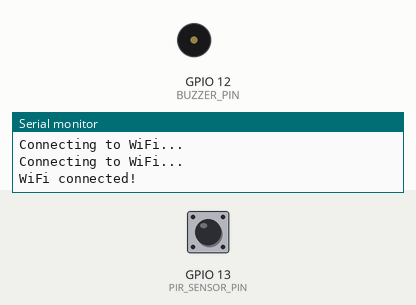
This sketch was run on a simulated ESP32. Shown: buzzer (waves = sounding, pin HIGH), the last lines printed to the serial monitor. Inputs (shaded band) come from the test bench; at power-on: GPIO 13 (PIR_SENSOR_PIN) HIGH. WiFi joins after 1.5 s; servers stay silent unless stated; the camera gives no picture.

Above: at 3.8 s.
3.9 s: GPIO 13 (PIR_SENSOR_PIN) pulsed LOW 2 times (0.12 s each, 0.3 s apart)
At 4.4 s:
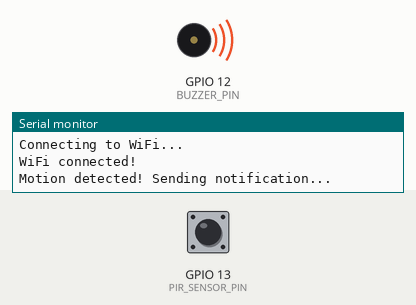
Timing chart, 0 to 10.6 s (numbered marks = the images above; inputs shaded):
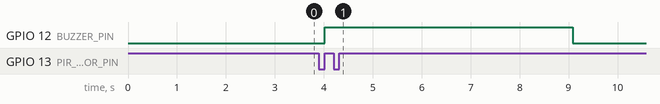

The sketch:

code.ino
```cpp
// Include required libraries
#include <WiFi.h>
#include <ESP32Servo.h>
#include <BlynkSimpleEsp32.h>
#include "esp_camera.h"

// Replace with your Wi-Fi and Blynk credentials
#define WIFI_SSID "your_wifi_ssid"
#define WIFI_PASS "your_wifi_password"
#define BLYNK_AUTH "your_blynk_auth_token"

// PIR Sensor and Buzzer
#define PIR_SENSOR_PIN 13
#define BUZZER_PIN 12

// Global variables
volatile bool motionDetected = false;

// Blynk Notification Users (Parent & Child)
#define PARENT_USER "parent_email@example.com"
#define CHILD_USER "child_email@example.com"

// Function to initialize the camera
void initCamera() {
  camera_config_t config;
  config.ledc_channel = LEDC_CHANNEL_0;
  config.ledc_timer = LEDC_TIMER_0;
  config.pin_d0 = 5;
  config.pin_d1 = 18;
  config.pin_d2 = 19;
  config.pin_d3 = 21;
  config.pin_d4 = 36;
  config.pin_d5 = 39;
  config.pin_d6 = 34;
  config.pin_d7 = 35;
  config.pin_xclk = 0;
  config.pin_pclk = 22;
  config.pin_vsync = 25;
  config.pin_href = 23;
  config.pin_sscb_sda = 26;
  config.pin_sscb_scl = 27;
  config.pin_pwdn = -1;
  config.pin_reset = -1;
  config.xclk_freq_hz = 20000000;
  config.pixel_format = PIXFORMAT_JPEG;
  config.frame_size = FRAMESIZE_QVGA;
  config.jpeg_quality = 10;
  config.fb_count = 1;

  if (esp_camera_init(&config) != ESP_OK) {
    Serial.println("Camera init failed!");
  }
}

// Capture an image and send notification
void captureAndNotify() {
  camera_fb_t *fb = esp_camera_fb_get();
  if (!fb) {
    Serial.println("Camera capture failed");
    return;
  }

  Serial.println("Motion detected! Sending notification...");
  Blynk.logEvent("motion_alert", "Motion detected! Check the camera feed.");
  Blynk.email(PARENT_USER, "Security Alert", "Motion detected at home!");
  Blynk.email(CHILD_USER, "Security Alert", "Motion detected at home!");

  esp_camera_fb_return(fb);
}

// PIR Sensor interrupt handler
void IRAM_ATTR detectMotion() {
  motionDetected = true;
}

void setup() {
  Serial.begin(115200);

  // Connect to Wi-Fi
  WiFi.begin(WIFI_SSID, WIFI_PASS);
  while (WiFi.status() != WL_CONNECTED) {
    delay(1000);
    Serial.println("Connecting to WiFi...");
  }
  Serial.println("WiFi connected!");

  // Initialize Blynk
  Blynk.begin(BLYNK_AUTH, WIFI_SSID, WIFI_PASS);

  // Initialize Camera
  initCamera();

  // Setup PIR Sensor and Buzzer
  pinMode(PIR_SENSOR_PIN, INPUT);
  pinMode(BUZZER_PIN, OUTPUT);
  attachInterrupt(digitalPinToInterrupt(PIR_SENSOR_PIN), detectMotion, RISING);
}

void loop() {
  Blynk.run();

  if (motionDetected) {
    digitalWrite(BUZZER_PIN, HIGH);  // Sound the buzzer
    captureAndNotify();
    delay(5000); // Prevent multiple triggers
    digitalWrite(BUZZER_PIN, LOW);
    motionDetected = false;
  }
}
```

Measured:
- after the input at 3.9 s, GPIO 12 (BUZZER_PIN): LOW → HIGH after 0.12 s, → LOW 5.1 s later
